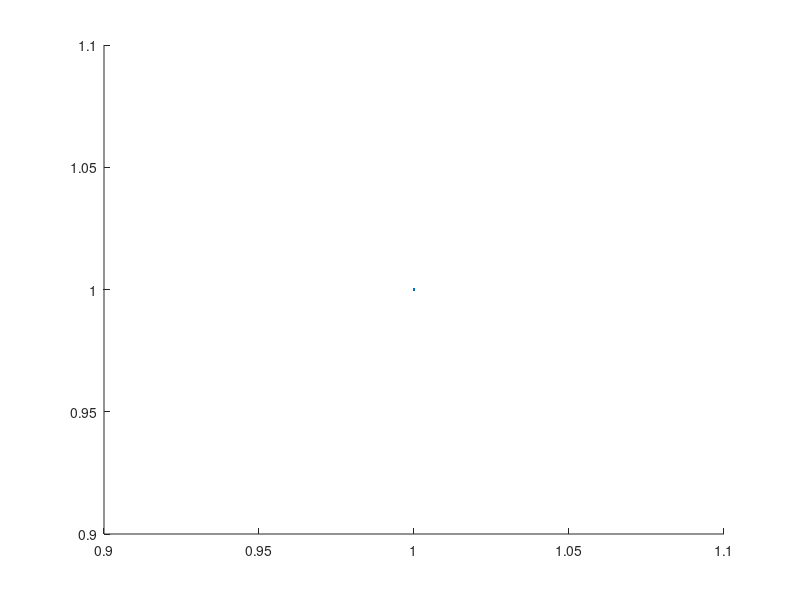

Here is the MATLAB script that generated this plot: (Note: this script raises an error after producing the figure.)
clear;
close all;

mass = [0 4.98 10.04 15.02 19.99 24.97 30.03 35.01 39.86 44.84, ...
    50.28 55.26 60.32 65.3 70.27 75.25 80.31 85.29 90.14].' / 1000;
platform = ones(19,1) * (15.23 / 1000);
mass = mass + platform;
x = [559.2 552.7 545.1 537.7 531.6 524.3 517.3 509.5 503.7 496.6 488.9, ...
    481.6 474.1 467.2 460 452.5 446.3 439.4 431.6].' / 1000;
mass_error = [0.01, 0.02, 0.02, 0.03, 0.02, 0.03, 0.03, 0.04, 0.04, ...
    0.05, 0.02, 0.03, 0.03, 0.04, 0.03, 0.04, 0.04, 0.05, 0.05].' / sqrt(12) / 1000;
x_error = ones(19, 1) * ((0.3 / sqrt(200)) / 1000);

hold on;

zero_height = ones(19, 1) * 559.2 / 1000;
x = zero_height - x;
g = 9.80665;
e = errorbar(x, mass * g, x_error, x_error, mass_error * g, mass_error * g, '.');
e.CapSize = 0;
f = fit(x, mass * g, 'poly1');

k = 6.938;
theo_force = f(x);
rsquare = (mass * g - theo_force).^2;
xhisquare = sum(rsquare ./ ((k*x_error).^2 + (mass_error * g).^2)) / 17;

omega0 = sqrt((ones(19, 1)*k) ./ mass);
figure; scatter(mass, omega0);